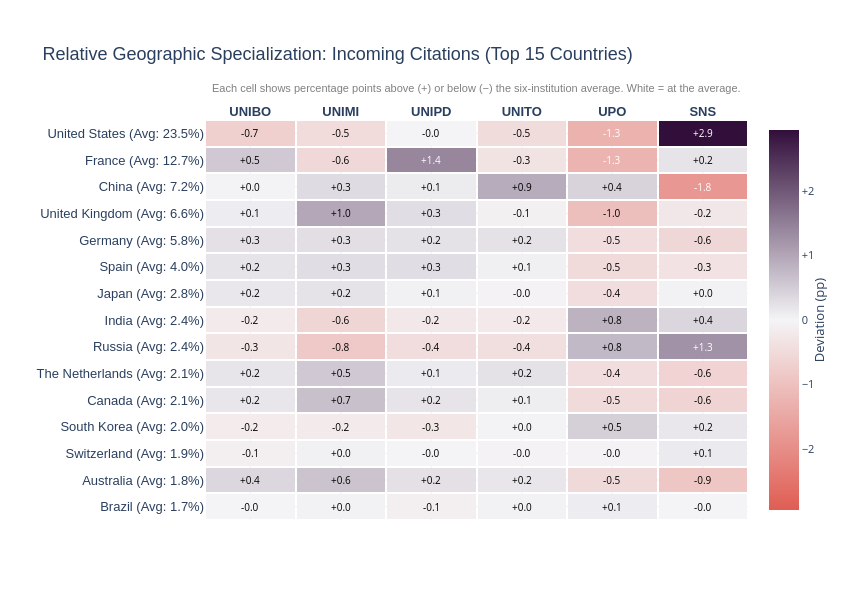
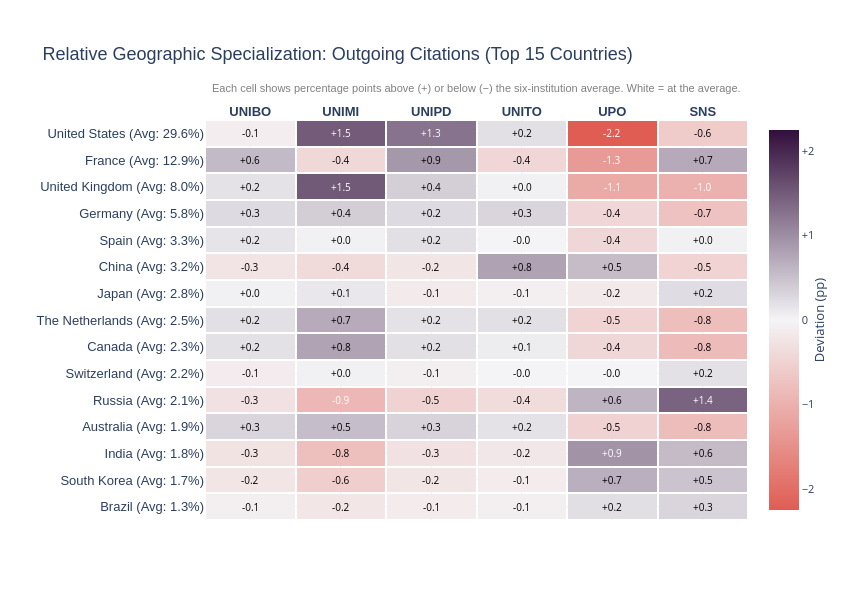

The notebook cell saved with these charts, in order:
### Markdown cell above
## 3c. Cross-Institutional Comparison - Relative Specialization Heatmaps

As stated before, the stacked bar charts confirm broad integration into global networks, but they mask the institution-specific specializations that differentiate the research profiles of the six Italian institutions.

Moving beyond raw volume, we compare all six institutions using a Relative Specialization Heatmap. By calculating each institution's deviation from the group mean (in percentage points), we mathematically subtract the macro-level dominance of the US/EU core.

The resulting color matrix isolates unique institutional "fingerprints" - showing exactly where a specific university over-indexes (dark purple) or under-indexes (dark gold) geographically compared to its Italian peers.

### Code cell
def plot_heatmap(direction, title, top_n=15):
    all_data = []

    for inst in INSTITUTIONS:
        # Use the shared loader with cleaning pipeline
        df = load_country_data(inst, direction)
        df = df[df["country_code"] != "IT"]
        all_data.append(df)

    combined_df = pd.concat(all_data, ignore_index=True)

    # Calculate true proportions before filtering countries
    totals = combined_df.groupby("institution")["count"].transform("sum")
    combined_df["Proportion"] = (combined_df["count"] / totals) * 100

    # Identify Top N countries overall
    top_countries = (combined_df.groupby("country_name")["count"]
                     .sum()
                     .nlargest(top_n)
                     .index)

    # Filter data and pivot
    heatmap_df = combined_df[combined_df["country_name"].isin(top_countries)].copy()
    pivot_df = (heatmap_df.pivot(index="country_name", columns="institution", values="Proportion")
                .fillna(0))
    pivot_df = pivot_df[INSTITUTIONS]

    # Calculate Average and Deviation
    pivot_df["Average"] = pivot_df.mean(axis=1)
    deviation_df = pivot_df[INSTITUTIONS].sub(pivot_df["Average"], axis=0)

    deviation_df["Average"] = pivot_df["Average"]
    deviation_df = deviation_df.sort_values(by="Average", ascending=True)

    averages = deviation_df["Average"].values
    countries = deviation_df.index.tolist()

    y_labels_with_avg = [f"{country} (Avg: {avg:.1f}%)"
                         for country, avg in zip(countries, averages)]

    true_proportions = deviation_df[INSTITUTIONS].values + averages[:, None]

    deviation_df = deviation_df.drop(columns=["Average"])

    custom_colorscale = [
        [0.0, "#E05D53"],  # Under-indexing
        [0.5, "#F4F4F6"],  # Average
        [1.0, "#320E3B"]   # Over-indexing
    ]

    vmax = np.abs(deviation_df.values).max()

    fig = go.Figure(data=go.Heatmap(
        z=np.round(deviation_df.values, 2),  
        x=deviation_df.columns,
        y=y_labels_with_avg,
        customdata=true_proportions[..., np.newaxis],
        colorscale=custom_colorscale,
        zmin=-vmax,
        zmax=vmax,
        zmid=0,
        hovertemplate=(
            "<b>Institution:</b> %{x}<br>" +
            "<b>Country:</b> %{y}<br>" +
            "<b>Deviation from Avg:</b> %{z:+.1f} pp<br>" +
            "<b>True Proportion:</b> %{customdata[0]:.1f}%<br>" +
            "<extra></extra>"
        ),
        colorbar=dict(
            title="Deviation (pp)",
            title_side="right",
            tickvals=[-2, -1, 0, 1, 2],
            ticktext=["−2", "−1", "0", "+1", "+2"],
            tickfont=dict(size=11)
            ),
        xgap=2,
        ygap=2
    ))

    fig.update_layout(
        title=dict(text=title, font=dict(size=18, family="Arial, sans-serif")),
        template="plotly_white",
        xaxis=dict(title="", tickfont=dict(size=13, weight="bold", family="Arial, sans-serif"), side="top", tickangle=0),
        yaxis=dict(title="", tickfont=dict(size=13, family="Arial, sans-serif"), ticklabelposition="outside right"),
        width=850,
        height=600,
        margin=dict(t=120, l=180)
    )

    annotations = []
    for i, row in enumerate(deviation_df.values):
        for j, val in enumerate(row):
            text_color = "white" if abs(val) > (vmax * 0.4) else "black"
            annotations.append(dict(
                x=deviation_df.columns[j],
                y=y_labels_with_avg[i],
                text=f"{val:+.1f}",
                font=dict(color=text_color, size=10),
                showarrow=False
            ))

    # Add subtitle explaining how to read the chart
    annotations.append(dict(
        x=0.5,
        y=1.06,
        xref="paper",
        yref="paper",
        text="Each cell shows percentage points above (+) or below (−) the six-institution average. White = at the average.",
        showarrow=False,
        font=dict(size=11, color="gray", family="Arial, sans-serif"),
        xanchor="center",
        yanchor="bottom"
    ))

    fig.update_layout(annotations=annotations)
    fig.show() 


# incoming
plot_heatmap(
    direction="incoming",
    title="Relative Geographic Specialization: Incoming Citations (Top 15 Countries)"
)

# outgoing
plot_heatmap(
    direction="outgoing",
    title="Relative Geographic Specialization: Outgoing Citations (Top 15 Countries)"
)

### Figure 1 — Plotly figure (JSON) as saved in the notebook; plotly's stock layout.template omitted (floating-point values rounded to 4 significant figures)
{"data": [{"colorbar": {"tickfont": {"size": 11}, "ticktext": ["−2", "−1", "0", "+1", "+2"], "tickvals": [-2, -1, 0, 1, 2], "title": {"side": "right", "text": "Deviation (pp)"}}, "colorscale": [[0, "#E05D53"], [0.5, "#F4F4F6"], [1, "#320E3B"]], "customdata": [[1.683, 1.738, 1.587, 1.732, 1.808, 1.69], [2.214, 2.469, 2.092, 2.021, 1.311, 0.9604], [1.797, 1.933, 1.86, 1.847, 1.855, 2.01], [1.844, 1.83, 1.747, 2.031, 2.496, 2.194], [2.264, 2.75, 2.276, 2.175, 1.568, 1.453], [2.275, 2.63, 2.214, 2.309, 1.635, 1.434], [2.05, 1.514, 1.908, 1.928, 3.119, 3.61], [2.179, 1.772, 2.145, 2.161, 3.221, 2.748], [2.978, 3.029, 2.859, 2.769, 2.367, 2.839], [4.227, 4.301, 4.301, 4.074, 3.517, 3.664], [6.029, 6.055, 6.016, 6.02, 5.326, 5.22], [6.651, 7.531, 6.84, 6.476, 5.518, 6.309], [7.255, 7.562, 7.369, 8.166, 7.677, 5.439], [13.24, 12.14, 14.1, 12.36, 11.44, 12.89], [22.76, 22.99, 23.45, 23.01, 22.18, 26.41]], "hovertemplate": "<b>Institution:</b> %{x}<br><b>Country:</b> %{y}<br><b>Deviation from Avg:</b> %{z:+.1f} pp<br><b>True Proportion:</b> %{customdata[0]:.1f}%<br><extra></extra>", "type": "heatmap", "x": ["UNIBO", "UNIMI", "UNIPD", "UNITO", "UPO", "SNS"], "xgap": 2, "y": ["Brazil (Avg: 1.7%)", "Australia (Avg: 1.8%)", "Switzerland (Avg: 1.9%)", "South Korea (Avg: 2.0%)", "Canada (Avg: 2.1%)", "The Netherlands (Avg: 2.1%)", "Russia (Avg: 2.4%)", "India (Avg: 2.4%)", "Japan (Avg: 2.8%)", "Spain (Avg: 4.0%)", "Germany (Avg: 5.8%)", "United Kingdom (Avg: 6.6%)", "China (Avg: 7.2%)", "France (Avg: 12.7%)", "United States (Avg: 23.5%)"], "ygap": 2, "z": [[-0.02, 0.03, -0.12, 0.03, 0.1, -0.02], [0.37, 0.62, 0.25, 0.18, -0.53, -0.88], [-0.09, 0.05, -0.02, -0.04, -0.03, 0.13], [-0.18, -0.19, -0.28, 0.01, 0.47, 0.17], [0.18, 0.67, 0.2, 0.09, -0.51, -0.63], [0.19, 0.55, 0.13, 0.23, -0.45, -0.65], [-0.3, -0.84, -0.45, -0.43, 0.76, 1.25], [-0.19, -0.6, -0.23, -0.21, 0.85, 0.38], [0.17, 0.22, 0.05, -0.04, -0.44, 0.03], [0.21, 0.29, 0.29, 0.06, -0.5, -0.35], [0.25, 0.28, 0.24, 0.24, -0.45, -0.56], [0.1, 0.98, 0.29, -0.08, -1.04, -0.25], [0.01, 0.32, 0.12, 0.92, 0.43, -1.81], [0.55, -0.55, 1.4, -0.34, -1.25, 0.2], [-0.7, -0.48, -0.02, -0.46, -1.29, 2.94]], "zmax": 2.94, "zmid": 0, "zmin": -2.94}], "layout": {"annotations": [{"font": {"color": "black", "size": 10}, "showarrow": false, "text": "-0.0", "x": "UNIBO", "y": "Brazil (Avg: 1.7%)"}, {"font": {"color": "black", "size": 10}, "showarrow": false, "text": "+0.0", "x": "UNIMI", "y": "Brazil (Avg: 1.7%)"}, {"font": {"color": "black", "size": 10}, "showarrow": false, "text": "-0.1", "x": "UNIPD", "y": "Brazil (Avg: 1.7%)"}, {"font": {"color": "black", "size": 10}, "showarrow": false, "text": "+0.0", "x": "UNITO", "y": "Brazil (Avg: 1.7%)"}, {"font": {"color": "black", "size": 10}, "showarrow": false, "text": "+0.1", "x": "UPO", "y": "Brazil (Avg: 1.7%)"}, {"font": {"color": "black", "size": 10}, "showarrow": false, "text": "-0.0", "x": "SNS", "y": "Brazil (Avg: 1.7%)"}, {"font": {"color": "black", "size": 10}, "showarrow": false, "text": "+0.4", "x": "UNIBO", "y": "Australia (Avg: 1.8%)"}, {"font": {"color": "black", "size": 10}, "showarrow": false, "text": "+0.6", "x": "UNIMI", "y": "Australia (Avg: 1.8%)"}, {"font": {"color": "black", "size": 10}, "showarrow": false, "text": "+0.2", "x": "UNIPD", "y": "Australia (Avg: 1.8%)"}, {"font": {"color": "black", "size": 10}, "showarrow": false, "text": "+0.2", "x": "UNITO", "y": "Australia (Avg: 1.8%)"}, {"font": {"color": "black", "size": 10}, "showarrow": false, "text": "-0.5", "x": "UPO", "y": "Australia (Avg: 1.8%)"}, {"font": {"color": "black", "size": 10}, "showarrow": false, "text": "-0.9", "x": "SNS", "y": "Australia (Avg: 1.8%)"}, {"font": {"color": "black", "size": 10}, "showarrow": false, "text": "-0.1", "x": "UNIBO", "y": "Switzerland (Avg: 1.9%)"}, {"font": {"color": "black", "size": 10}, "showarrow": false, "text": "+0.0", "x": "UNIMI", "y": "Switzerland (Avg: 1.9%)"}, {"font": {"color": "black", "size": 10}, "showarrow": false, "text": "-0.0", "x": "UNIPD", "y": "Switzerland (Avg: 1.9%)"}, {"font": {"color": "black", "size": 10}, "showarrow": false, "text": "-0.0", "x": "UNITO", "y": "Switzerland (Avg: 1.9%)"}, {"font": {"color": "black", "size": 10}, "showarrow": false, "text": "-0.0", "x": "UPO", "y": "Switzerland (Avg: 1.9%)"}, {"font": {"color": "black", "size": 10}, "showarrow": false, "text": "+0.1", "x": "SNS", "y": "Switzerland (Avg: 1.9%)"}, {"font": {"color": "black", "size": 10}, "showarrow": false, "text": "-0.2", "x": "UNIBO", "y": "South Korea (Avg: 2.0%)"}, {"font": {"color": "black", "size": 10}, "showarrow": false, "text": "-0.2", "x": "UNIMI", "y": "South Korea (Avg: 2.0%)"}, {"font": {"color": "black", "size": 10}, "showarrow": false, "text": "-0.3", "x": "UNIPD", "y": "South Korea (Avg: 2.0%)"}, {"font": {"color": "black", "size": 10}, "showarrow": false, "text": "+0.0", "x": "UNITO", "y": "South Korea (Avg: 2.0%)"}, {"font": {"color": "black", "size": 10}, "showarrow": false, "text": "+0.5", "x": "UPO", "y": "South Korea (Avg: 2.0%)"}, {"font": {"color": "black", "size": 10}, "showarrow": false, "text": "+0.2", "x": "SNS", "y": "South Korea (Avg: 2.0%)"}, {"font": {"color": "black", "size": 10}, "showarrow": false, "text": "+0.2", "x": "UNIBO", "y": "Canada (Avg: 2.1%)"}, {"font": {"color": "black", "size": 10}, "showarrow": false, "text": "+0.7", "x": "UNIMI", "y": "Canada (Avg: 2.1%)"}, {"font": {"color": "black", "size": 10}, "showarrow": false, "text": "+0.2", "x": "UNIPD", "y": "Canada (Avg: 2.1%)"}, {"font": {"color": "black", "size": 10}, "showarrow": false, "text": "+0.1", "x": "UNITO", "y": "Canada (Avg: 2.1%)"}, {"font": {"color": "black", "size": 10}, "showarrow": false, "text": "-0.5", "x": "UPO", "y": "Canada (Avg: 2.1%)"}, {"font": {"color": "black", "size": 10}, "showarrow": false, "text": "-0.6", "x": "SNS", "y": "Canada (Avg: 2.1%)"}, {"font": {"color": "black", "size": 10}, "showarrow": false, "text": "+0.2", "x": "UNIBO", "y": "The Netherlands (Avg: 2.1%)"}, {"font": {"color": "black", "size": 10}, "showarrow": false, "text": "+0.5", "x": "UNIMI", "y": "The Netherlands (Avg: 2.1%)"}, {"font": {"color": "black", "size": 10}, "showarrow": false, "text": "+0.1", "x": "UNIPD", "y": "The Netherlands (Avg: 2.1%)"}, {"font": {"color": "black", "size": 10}, "showarrow": false, "text": "+0.2", "x": "UNITO", "y": "The Netherlands (Avg: 2.1%)"}, {"font": {"color": "black", "size": 10}, "showarrow": false, "text": "-0.4", "x": "UPO", "y": "The Netherlands (Avg: 2.1%)"}, {"font": {"color": "black", "size": 10}, "showarrow": false, "text": "-0.6", "x": "SNS", "y": "The Netherlands (Avg: 2.1%)"}, {"font": {"color": "black", "size": 10}, "showarrow": false, "text": "-0.3", "x": "UNIBO", "y": "Russia (Avg: 2.4%)"}, {"font": {"color": "black", "size": 10}, "showarrow": false, "text": "-0.8", "x": "UNIMI", "y": "Russia (Avg: 2.4%)"}, {"font": {"color": "black", "size": 10}, "showarrow": false, "text": "-0.4", "x": "UNIPD", "y": "Russia (Avg: 2.4%)"}, {"font": {"color": "black", "size": 10}, "showarrow": false, "text": "-0.4", "x": "UNITO", "y": "Russia (Avg: 2.4%)"}, {"font": {"color": "black", "size": 10}, "showarrow": false, "text": "+0.8", "x": "UPO", "y": "Russia (Avg: 2.4%)"}, {"font": {"color": "white", "size": 10}, "showarrow": false, "text": "+1.3", "x": "SNS", "y": "Russia (Avg: 2.4%)"}, {"font": {"color": "black", "size": 10}, "showarrow": false, "text": "-0.2", "x": "UNIBO", "y": "India (Avg: 2.4%)"}, {"font": {"color": "black", "size": 10}, "showarrow": false, "text": "-0.6", "x": "UNIMI", "y": "India (Avg: 2.4%)"}, {"font": {"color": "black", "size": 10}, "showarrow": false, "text": "-0.2", "x": "UNIPD", "y": "India (Avg: 2.4%)"}, {"font": {"color": "black", "size": 10}, "showarrow": false, "text": "-0.2", "x": "UNITO", "y": "India (Avg: 2.4%)"}, {"font": {"color": "black", "size": 10}, "showarrow": false, "text": "+0.8", "x": "UPO", "y": "India (Avg: 2.4%)"}, {"font": {"color": "black", "size": 10}, "showarrow": false, "text": "+0.4", "x": "SNS", "y": "India (Avg: 2.4%)"}, {"font": {"color": "black", "size": 10}, "showarrow": false, "text": "+0.2", "x": "UNIBO", "y": "Japan (Avg: 2.8%)"}, {"font": {"color": "black", "size": 10}, "showarrow": false, "text": "+0.2", "x": "UNIMI", "y": "Japan (Avg: 2.8%)"}, {"font": {"color": "black", "size": 10}, "showarrow": false, "text": "+0.1", "x": "UNIPD", "y": "Japan (Avg: 2.8%)"}, {"font": {"color": "black", "size": 10}, "showarrow": false, "text": "-0.0", "x": "UNITO", "y": "Japan (Avg: 2.8%)"}, {"font": {"color": "black", "size": 10}, "showarrow": false, "text": "-0.4", "x": "UPO", "y": "Japan (Avg: 2.8%)"}, {"font": {"color": "black", "size": 10}, "showarrow": false, "text": "+0.0", "x": "SNS", "y": "Japan (Avg: 2.8%)"}, {"font": {"color": "black", "size": 10}, "showarrow": false, "text": "+0.2", "x": "UNIBO", "y": "Spain (Avg: 4.0%)"}, {"font": {"color": "black", "size": 10}, "showarrow": false, "text": "+0.3", "x": "UNIMI", "y": "Spain (Avg: 4.0%)"}, {"font": {"color": "black", "size": 10}, "showarrow": false, "text": "+0.3", "x": "UNIPD", "y": "Spain (Avg: 4.0%)"}, {"font": {"color": "black", "size": 10}, "showarrow": false, "text": "+0.1", "x": "UNITO", "y": "Spain (Avg: 4.0%)"}, {"font": {"color": "black", "size": 10}, "showarrow": false, "text": "-0.5", "x": "UPO", "y": "Spain (Avg: 4.0%)"}, {"font": {"color": "black", "size": 10}, "showarrow": false, "text": "-0.3", "x": "SNS", "y": "Spain (Avg: 4.0%)"}, {"font": {"color": "black", "size": 10}, "showarrow": false, "text": "+0.3", "x": "UNIBO", "y": "Germany (Avg: 5.8%)"}, {"font": {"color": "black", "size": 10}, "showarrow": false, "text": "+0.3", "x": "UNIMI", "y": "Germany (Avg: 5.8%)"}, {"font": {"color": "black", "size": 10}, "showarrow": false, "text": "+0.2", "x": "UNIPD", "y": "Germany (Avg: 5.8%)"}, {"font": {"color": "black", "size": 10}, "showarrow": false, "text": "+0.2", "x": "UNITO", "y": "Germany (Avg: 5.8%)"}, {"font": {"color": "black", "size": 10}, "showarrow": false, "text": "-0.5", "x": "UPO", "y": "Germany (Avg: 5.8%)"}, {"font": {"color": "black", "size": 10}, "showarrow": false, "text": "-0.6", "x": "SNS", "y": "Germany (Avg: 5.8%)"}, {"font": {"color": "black", "size": 10}, "showarrow": false, "text": "+0.1", "x": "UNIBO", "y": "United Kingdom (Avg: 6.6%)"}, {"font": {"color": "black", "size": 10}, "showarrow": false, "text": "+1.0", "x": "UNIMI", "y": "United Kingdom (Avg: 6.6%)"}, {"font": {"color": "black", "size": 10}, "showarrow": false, "text": "+0.3", "x": "UNIPD", "y": "United Kingdom (Avg: 6.6%)"}, {"font": {"color": "black", "size": 10}, "showarrow": false, "text": "-0.1", "x": "UNITO", "y": "United Kingdom (Avg: 6.6%)"}, {"font": {"color": "black", "size": 10}, "showarrow": false, "text": "-1.0", "x": "UPO", "y": "United Kingdom (Avg: 6.6%)"}, {"font": {"color": "black", "size": 10}, "showarrow": false, "text": "-0.2", "x": "SNS", "y": "United Kingdom (Avg: 6.6%)"}, {"font": {"color": "black", "size": 10}, "showarrow": false, "text": "+0.0", "x": "UNIBO", "y": "China (Avg: 7.2%)"}, {"font": {"color": "black", "size": 10}, "showarrow": false, "text": "+0.3", "x": "UNIMI", "y": "China (Avg: 7.2%)"}, {"font": {"color": "black", "size": 10}, "showarrow": false, "text": "+0.1", "x": "UNIPD", "y": "China (Avg: 7.2%)"}, {"font": {"color": "black", "size": 10}, "showarrow": false, "text": "+0.9", "x": "UNITO", "y": "China (Avg: 7.2%)"}, {"font": {"color": "black", "size": 10}, "showarrow": false, "text": "+0.4", "x": "UPO", "y": "China (Avg: 7.2%)"}, {"font": {"color": "white", "size": 10}, "showarrow": false, "text": "-1.8", "x": "SNS", "y": "China (Avg: 7.2%)"}, {"font": {"color": "black", "size": 10}, "showarrow": false, "text": "+0.5", "x": "UNIBO", "y": "France (Avg: 12.7%)"}, {"font": {"color": "black", "size": 10}, "showarrow": false, "text": "-0.6", "x": "UNIMI", "y": "France (Avg: 12.7%)"}, {"font": {"color": "white", "size": 10}, "showarrow": false, "text": "+1.4", "x": "UNIPD", "y": "France (Avg: 12.7%)"}, {"font": {"color": "black", "size": 10}, "showarrow": false, "text": "-0.3", "x": "UNITO", "y": "France (Avg: 12.7%)"}, {"font": {"color": "white", "size": 10}, "showarrow": false, "text": "-1.3", "x": "UPO", "y": "France (Avg: 12.7%)"}, {"font": {"color": "black", "size": 10}, "showarrow": false, "text": "+0.2", "x": "SNS", "y": "France (Avg: 12.7%)"}, {"font": {"color": "black", "size": 10}, "showarrow": false, "text": "-0.7", "x": "UNIBO", "y": "United States (Avg: 23.5%)"}, {"font": {"color": "black", "size": 10}, "showarrow": false, "text": "-0.5", "x": "UNIMI", "y": "United States (Avg: 23.5%)"}, {"font": {"color": "black", "size": 10}, "showarrow": false, "text": "-0.0", "x": "UNIPD", "y": "United States (Avg: 23.5%)"}, {"font": {"color": "black", "size": 10}, "showarrow": false, "text": "-0.5", "x": "UNITO", "y": "United States (Avg: 23.5%)"}, {"font": {"color": "white", "size": 10}, "showarrow": false, "text": "-1.3", "x": "UPO", "y": "United States (Avg: 23.5%)"}, {"font": {"color": "white", "size": 10}, "showarrow": false, "text": "+2.9", "x": "SNS", "y": "United States (Avg: 23.5%)"}, {"font": {"color": "gray", "family": "Arial, sans-serif", "size": 11}, "showarrow": false, "text": "Each cell shows percentage points above (+) or below (−) the six-institution average. White = at the average.", "x": 0.5, "xanchor": "center", "xref": "paper", "y": 1.06, "yanchor": "bottom", "yref": "paper"}], "height": 600, "margin": {"l": 180, "t": 120}, "title": {"font": {"family": "Arial, sans-serif", "size": 18}, "text": "Relative Geographic Specialization: Incoming Citations (Top 15 Countries)"}, "width": 850, "xaxis": {"side": "top", "tickangle": 0, "tickfont": {"family": "Arial, sans-serif", "size": 13, "weight": "bold"}, "title": {"text": ""}}, "yaxis": {"tickfont": {"family": "Arial, sans-serif", "size": 13}, "ticklabelposition": "outside right", "title": {"text": ""}}}}

### Figure 2 — Plotly figure (JSON) as saved in the notebook; plotly's stock layout.template omitted (floating-point values rounded to 4 significant figures)
{"data": [{"colorbar": {"tickfont": {"size": 11}, "ticktext": ["−2", "−1", "0", "+1", "+2"], "tickvals": [-2, -1, 0, 1, 2], "title": {"side": "right", "text": "Deviation (pp)"}}, "colorscale": [[0, "#E05D53"], [0.5, "#F4F4F6"], [1, "#320E3B"]], "customdata": [[1.226, 1.096, 1.162, 1.223, 1.522, 1.606], [1.429, 1.099, 1.434, 1.519, 2.326, 2.132], [1.522, 1.002, 1.501, 1.59, 2.73, 2.345], [2.226, 2.463, 2.241, 2.103, 1.419, 1.101], [1.86, 1.228, 1.638, 1.775, 2.761, 3.554], [2.033, 2.195, 2.092, 2.152, 2.136, 2.349], [2.527, 3.132, 2.533, 2.421, 1.905, 1.509], [2.656, 3.172, 2.644, 2.661, 1.97, 1.657], [2.797, 2.894, 2.619, 2.69, 2.597, 2.998], [2.918, 2.788, 2.942, 3.973, 3.718, 2.681], [3.49, 3.358, 3.541, 3.324, 2.901, 3.371], [6.069, 6.194, 6.064, 6.119, 5.375, 5.081], [8.17, 9.506, 8.354, 8.021, 6.884, 6.989], [13.42, 12.43, 13.75, 12.41, 11.52, 13.58], [29.53, 31.13, 30.89, 29.84, 27.38, 29.01]], "hovertemplate": "<b>Institution:</b> %{x}<br><b>Country:</b> %{y}<br><b>Deviation from Avg:</b> %{z:+.1f} pp<br><b>True Proportion:</b> %{customdata[0]:.1f}%<br><extra></extra>", "type": "heatmap", "x": ["UNIBO", "UNIMI", "UNIPD", "UNITO", "UPO", "SNS"], "xgap": 2, "y": ["Brazil (Avg: 1.3%)", "South Korea (Avg: 1.7%)", "India (Avg: 1.8%)", "Australia (Avg: 1.9%)", "Russia (Avg: 2.1%)", "Switzerland (Avg: 2.2%)", "Canada (Avg: 2.3%)", "The Netherlands (Avg: 2.5%)", "Japan (Avg: 2.8%)", "China (Avg: 3.2%)", "Spain (Avg: 3.3%)", "Germany (Avg: 5.8%)", "United Kingdom (Avg: 8.0%)", "France (Avg: 12.9%)", "United States (Avg: 29.6%)"], "ygap": 2, "z": [[-0.08, -0.21, -0.14, -0.08, 0.22, 0.3], [-0.23, -0.56, -0.22, -0.14, 0.67, 0.48], [-0.26, -0.78, -0.28, -0.19, 0.95, 0.56], [0.3, 0.54, 0.32, 0.18, -0.51, -0.82], [-0.28, -0.91, -0.5, -0.36, 0.62, 1.42], [-0.13, 0.04, -0.07, -0.01, -0.02, 0.19], [0.19, 0.79, 0.2, 0.08, -0.43, -0.83], [0.2, 0.71, 0.18, 0.2, -0.49, -0.8], [0.03, 0.13, -0.15, -0.08, -0.17, 0.23], [-0.25, -0.38, -0.23, 0.8, 0.55, -0.49], [0.16, 0.03, 0.21, -0.01, -0.43, 0.04], [0.25, 0.38, 0.25, 0.3, -0.44, -0.74], [0.18, 1.52, 0.37, 0.03, -1.1, -1.0], [0.57, -0.42, 0.9, -0.44, -1.33, 0.72], [-0.1, 1.5, 1.26, 0.21, -2.25, -0.61]], "zmax": 2.249, "zmid": 0, "zmin": -2.249}], "layout": {"annotations": [{"font": {"color": "black", "size": 10}, "showarrow": false, "text": "-0.1", "x": "UNIBO", "y": "Brazil (Avg: 1.3%)"}, {"font": {"color": "black", "size": 10}, "showarrow": false, "text": "-0.2", "x": "UNIMI", "y": "Brazil (Avg: 1.3%)"}, {"font": {"color": "black", "size": 10}, "showarrow": false, "text": "-0.1", "x": "UNIPD", "y": "Brazil (Avg: 1.3%)"}, {"font": {"color": "black", "size": 10}, "showarrow": false, "text": "-0.1", "x": "UNITO", "y": "Brazil (Avg: 1.3%)"}, {"font": {"color": "black", "size": 10}, "showarrow": false, "text": "+0.2", "x": "UPO", "y": "Brazil (Avg: 1.3%)"}, {"font": {"color": "black", "size": 10}, "showarrow": false, "text": "+0.3", "x": "SNS", "y": "Brazil (Avg: 1.3%)"}, {"font": {"color": "black", "size": 10}, "showarrow": false, "text": "-0.2", "x": "UNIBO", "y": "South Korea (Avg: 1.7%)"}, {"font": {"color": "black", "size": 10}, "showarrow": false, "text": "-0.6", "x": "UNIMI", "y": "South Korea (Avg: 1.7%)"}, {"font": {"color": "black", "size": 10}, "showarrow": false, "text": "-0.2", "x": "UNIPD", "y": "South Korea (Avg: 1.7%)"}, {"font": {"color": "black", "size": 10}, "showarrow": false, "text": "-0.1", "x": "UNITO", "y": "South Korea (Avg: 1.7%)"}, {"font": {"color": "black", "size": 10}, "showarrow": false, "text": "+0.7", "x": "UPO", "y": "South Korea (Avg: 1.7%)"}, {"font": {"color": "black", "size": 10}, "showarrow": false, "text": "+0.5", "x": "SNS", "y": "South Korea (Avg: 1.7%)"}, {"font": {"color": "black", "size": 10}, "showarrow": false, "text": "-0.3", "x": "UNIBO", "y": "India (Avg: 1.8%)"}, {"font": {"color": "black", "size": 10}, "showarrow": false, "text": "-0.8", "x": "UNIMI", "y": "India (Avg: 1.8%)"}, {"font": {"color": "black", "size": 10}, "showarrow": false, "text": "-0.3", "x": "UNIPD", "y": "India (Avg: 1.8%)"}, {"font": {"color": "black", "size": 10}, "showarrow": false, "text": "-0.2", "x": "UNITO", "y": "India (Avg: 1.8%)"}, {"font": {"color": "white", "size": 10}, "showarrow": false, "text": "+0.9", "x": "UPO", "y": "India (Avg: 1.8%)"}, {"font": {"color": "black", "size": 10}, "showarrow": false, "text": "+0.6", "x": "SNS", "y": "India (Avg: 1.8%)"}, {"font": {"color": "black", "size": 10}, "showarrow": false, "text": "+0.3", "x": "UNIBO", "y": "Australia (Avg: 1.9%)"}, {"font": {"color": "black", "size": 10}, "showarrow": false, "text": "+0.5", "x": "UNIMI", "y": "Australia (Avg: 1.9%)"}, {"font": {"color": "black", "size": 10}, "showarrow": false, "text": "+0.3", "x": "UNIPD", "y": "Australia (Avg: 1.9%)"}, {"font": {"color": "black", "size": 10}, "showarrow": false, "text": "+0.2", "x": "UNITO", "y": "Australia (Avg: 1.9%)"}, {"font": {"color": "black", "size": 10}, "showarrow": false, "text": "-0.5", "x": "UPO", "y": "Australia (Avg: 1.9%)"}, {"font": {"color": "black", "size": 10}, "showarrow": false, "text": "-0.8", "x": "SNS", "y": "Australia (Avg: 1.9%)"}, {"font": {"color": "black", "size": 10}, "showarrow": false, "text": "-0.3", "x": "UNIBO", "y": "Russia (Avg: 2.1%)"}, {"font": {"color": "white", "size": 10}, "showarrow": false, "text": "-0.9", "x": "UNIMI", "y": "Russia (Avg: 2.1%)"}, {"font": {"color": "black", "size": 10}, "showarrow": false, "text": "-0.5", "x": "UNIPD", "y": "Russia (Avg: 2.1%)"}, {"font": {"color": "black", "size": 10}, "showarrow": false, "text": "-0.4", "x": "UNITO", "y": "Russia (Avg: 2.1%)"}, {"font": {"color": "black", "size": 10}, "showarrow": false, "text": "+0.6", "x": "UPO", "y": "Russia (Avg: 2.1%)"}, {"font": {"color": "white", "size": 10}, "showarrow": false, "text": "+1.4", "x": "SNS", "y": "Russia (Avg: 2.1%)"}, {"font": {"color": "black", "size": 10}, "showarrow": false, "text": "-0.1", "x": "UNIBO", "y": "Switzerland (Avg: 2.2%)"}, {"font": {"color": "black", "size": 10}, "showarrow": false, "text": "+0.0", "x": "UNIMI", "y": "Switzerland (Avg: 2.2%)"}, {"font": {"color": "black", "size": 10}, "showarrow": false, "text": "-0.1", "x": "UNIPD", "y": "Switzerland (Avg: 2.2%)"}, {"font": {"color": "black", "size": 10}, "showarrow": false, "text": "-0.0", "x": "UNITO", "y": "Switzerland (Avg: 2.2%)"}, {"font": {"color": "black", "size": 10}, "showarrow": false, "text": "-0.0", "x": "UPO", "y": "Switzerland (Avg: 2.2%)"}, {"font": {"color": "black", "size": 10}, "showarrow": false, "text": "+0.2", "x": "SNS", "y": "Switzerland (Avg: 2.2%)"}, {"font": {"color": "black", "size": 10}, "showarrow": false, "text": "+0.2", "x": "UNIBO", "y": "Canada (Avg: 2.3%)"}, {"font": {"color": "black", "size": 10}, "showarrow": false, "text": "+0.8", "x": "UNIMI", "y": "Canada (Avg: 2.3%)"}, {"font": {"color": "black", "size": 10}, "showarrow": false, "text": "+0.2", "x": "UNIPD", "y": "Canada (Avg: 2.3%)"}, {"font": {"color": "black", "size": 10}, "showarrow": false, "text": "+0.1", "x": "UNITO", "y": "Canada (Avg: 2.3%)"}, {"font": {"color": "black", "size": 10}, "showarrow": false, "text": "-0.4", "x": "UPO", "y": "Canada (Avg: 2.3%)"}, {"font": {"color": "black", "size": 10}, "showarrow": false, "text": "-0.8", "x": "SNS", "y": "Canada (Avg: 2.3%)"}, {"font": {"color": "black", "size": 10}, "showarrow": false, "text": "+0.2", "x": "UNIBO", "y": "The Netherlands (Avg: 2.5%)"}, {"font": {"color": "black", "size": 10}, "showarrow": false, "text": "+0.7", "x": "UNIMI", "y": "The Netherlands (Avg: 2.5%)"}, {"font": {"color": "black", "size": 10}, "showarrow": false, "text": "+0.2", "x": "UNIPD", "y": "The Netherlands (Avg: 2.5%)"}, {"font": {"color": "black", "size": 10}, "showarrow": false, "text": "+0.2", "x": "UNITO", "y": "The Netherlands (Avg: 2.5%)"}, {"font": {"color": "black", "size": 10}, "showarrow": false, "text": "-0.5", "x": "UPO", "y": "The Netherlands (Avg: 2.5%)"}, {"font": {"color": "black", "size": 10}, "showarrow": false, "text": "-0.8", "x": "SNS", "y": "The Netherlands (Avg: 2.5%)"}, {"font": {"color": "black", "size": 10}, "showarrow": false, "text": "+0.0", "x": "UNIBO", "y": "Japan (Avg: 2.8%)"}, {"font": {"color": "black", "size": 10}, "showarrow": false, "text": "+0.1", "x": "UNIMI", "y": "Japan (Avg: 2.8%)"}, {"font": {"color": "black", "size": 10}, "showarrow": false, "text": "-0.1", "x": "UNIPD", "y": "Japan (Avg: 2.8%)"}, {"font": {"color": "black", "size": 10}, "showarrow": false, "text": "-0.1", "x": "UNITO", "y": "Japan (Avg: 2.8%)"}, {"font": {"color": "black", "size": 10}, "showarrow": false, "text": "-0.2", "x": "UPO", "y": "Japan (Avg: 2.8%)"}, {"font": {"color": "black", "size": 10}, "showarrow": false, "text": "+0.2", "x": "SNS", "y": "Japan (Avg: 2.8%)"}, {"font": {"color": "black", "size": 10}, "showarrow": false, "text": "-0.3", "x": "UNIBO", "y": "China (Avg: 3.2%)"}, {"font": {"color": "black", "size": 10}, "showarrow": false, "text": "-0.4", "x": "UNIMI", "y": "China (Avg: 3.2%)"}, {"font": {"color": "black", "size": 10}, "showarrow": false, "text": "-0.2", "x": "UNIPD", "y": "China (Avg: 3.2%)"}, {"font": {"color": "black", "size": 10}, "showarrow": false, "text": "+0.8", "x": "UNITO", "y": "China (Avg: 3.2%)"}, {"font": {"color": "black", "size": 10}, "showarrow": false, "text": "+0.5", "x": "UPO", "y": "China (Avg: 3.2%)"}, {"font": {"color": "black", "size": 10}, "showarrow": false, "text": "-0.5", "x": "SNS", "y": "China (Avg: 3.2%)"}, {"font": {"color": "black", "size": 10}, "showarrow": false, "text": "+0.2", "x": "UNIBO", "y": "Spain (Avg: 3.3%)"}, {"font": {"color": "black", "size": 10}, "showarrow": false, "text": "+0.0", "x": "UNIMI", "y": "Spain (Avg: 3.3%)"}, {"font": {"color": "black", "size": 10}, "showarrow": false, "text": "+0.2", "x": "UNIPD", "y": "Spain (Avg: 3.3%)"}, {"font": {"color": "black", "size": 10}, "showarrow": false, "text": "-0.0", "x": "UNITO", "y": "Spain (Avg: 3.3%)"}, {"font": {"color": "black", "size": 10}, "showarrow": false, "text": "-0.4", "x": "UPO", "y": "Spain (Avg: 3.3%)"}, {"font": {"color": "black", "size": 10}, "showarrow": false, "text": "+0.0", "x": "SNS", "y": "Spain (Avg: 3.3%)"}, {"font": {"color": "black", "size": 10}, "showarrow": false, "text": "+0.3", "x": "UNIBO", "y": "Germany (Avg: 5.8%)"}, {"font": {"color": "black", "size": 10}, "showarrow": false, "text": "+0.4", "x": "UNIMI", "y": "Germany (Avg: 5.8%)"}, {"font": {"color": "black", "size": 10}, "showarrow": false, "text": "+0.2", "x": "UNIPD", "y": "Germany (Avg: 5.8%)"}, {"font": {"color": "black", "size": 10}, "showarrow": false, "text": "+0.3", "x": "UNITO", "y": "Germany (Avg: 5.8%)"}, {"font": {"color": "black", "size": 10}, "showarrow": false, "text": "-0.4", "x": "UPO", "y": "Germany (Avg: 5.8%)"}, {"font": {"color": "black", "size": 10}, "showarrow": false, "text": "-0.7", "x": "SNS", "y": "Germany (Avg: 5.8%)"}, {"font": {"color": "black", "size": 10}, "showarrow": false, "text": "+0.2", "x": "UNIBO", "y": "United Kingdom (Avg: 8.0%)"}, {"font": {"color": "white", "size": 10}, "showarrow": false, "text": "+1.5", "x": "UNIMI", "y": "United Kingdom (Avg: 8.0%)"}, {"font": {"color": "black", "size": 10}, "showarrow": false, "text": "+0.4", "x": "UNIPD", "y": "United Kingdom (Avg: 8.0%)"}, {"font": {"color": "black", "size": 10}, "showarrow": false, "text": "+0.0", "x": "UNITO", "y": "United Kingdom (Avg: 8.0%)"}, {"font": {"color": "white", "size": 10}, "showarrow": false, "text": "-1.1", "x": "UPO", "y": "United Kingdom (Avg: 8.0%)"}, {"font": {"color": "white", "size": 10}, "showarrow": false, "text": "-1.0", "x": "SNS", "y": "United Kingdom (Avg: 8.0%)"}, {"font": {"color": "black", "size": 10}, "showarrow": false, "text": "+0.6", "x": "UNIBO", "y": "France (Avg: 12.9%)"}, {"font": {"color": "black", "size": 10}, "showarrow": false, "text": "-0.4", "x": "UNIMI", "y": "France (Avg: 12.9%)"}, {"font": {"color": "black", "size": 10}, "showarrow": false, "text": "+0.9", "x": "UNIPD", "y": "France (Avg: 12.9%)"}, {"font": {"color": "black", "size": 10}, "showarrow": false, "text": "-0.4", "x": "UNITO", "y": "France (Avg: 12.9%)"}, {"font": {"color": "white", "size": 10}, "showarrow": false, "text": "-1.3", "x": "UPO", "y": "France (Avg: 12.9%)"}, {"font": {"color": "black", "size": 10}, "showarrow": false, "text": "+0.7", "x": "SNS", "y": "France (Avg: 12.9%)"}, {"font": {"color": "black", "size": 10}, "showarrow": false, "text": "-0.1", "x": "UNIBO", "y": "United States (Avg: 29.6%)"}, {"font": {"color": "white", "size": 10}, "showarrow": false, "text": "+1.5", "x": "UNIMI", "y": "United States (Avg: 29.6%)"}, {"font": {"color": "white", "size": 10}, "showarrow": false, "text": "+1.3", "x": "UNIPD", "y": "United States (Avg: 29.6%)"}, {"font": {"color": "black", "size": 10}, "showarrow": false, "text": "+0.2", "x": "UNITO", "y": "United States (Avg: 29.6%)"}, {"font": {"color": "white", "size": 10}, "showarrow": false, "text": "-2.2", "x": "UPO", "y": "United States (Avg: 29.6%)"}, {"font": {"color": "black", "size": 10}, "showarrow": false, "text": "-0.6", "x": "SNS", "y": "United States (Avg: 29.6%)"}, {"font": {"color": "gray", "family": "Arial, sans-serif", "size": 11}, "showarrow": false, "text": "Each cell shows percentage points above (+) or below (−) the six-institution average. White = at the average.", "x": 0.5, "xanchor": "center", "xref": "paper", "y": 1.06, "yanchor": "bottom", "yref": "paper"}], "height": 600, "margin": {"l": 180, "t": 120}, "title": {"font": {"family": "Arial, sans-serif", "size": 18}, "text": "Relative Geographic Specialization: Outgoing Citations (Top 15 Countries)"}, "width": 850, "xaxis": {"side": "top", "tickangle": 0, "tickfont": {"family": "Arial, sans-serif", "size": 13, "weight": "bold"}, "title": {"text": ""}}, "yaxis": {"tickfont": {"family": "Arial, sans-serif", "size": 13}, "ticklabelposition": "outside right", "title": {"text": ""}}}}
